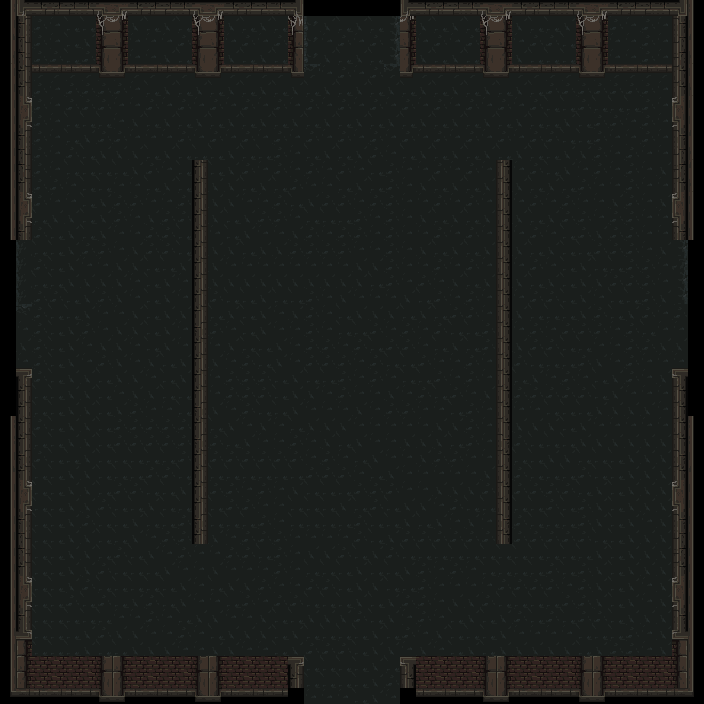

Below is a game level as drawn by its tile map, then a one-line description and the .tmx that defines it (tile-layer data replaced by summaries):
An orthogonal 44x44 tile map with 16x16 px tiles, 4 tile layers (флажки, пол, стены, проходящие_стены), 2 tilesets.

<map version="1.9" tiledversion="1.9.2" orientation="orthogonal" renderorder="right-down" width="44" height="44" tilewidth="16" tileheight="16" infinite="0" nextlayerid="8" nextobjectid="1">
 <tileset firstgid="1" source="mainlevbuild.tsx" />
 <tileset firstgid="2561" source="../../mainlevbuild.tsx" />
 <layer id="7" name="флажки" width="44" height="44">
  <data>[1936 cells, 18 non-empty, 2 distinct tile ids]</data>
 </layer>
 <layer id="1" name="пол" width="44" height="44">
  <data>[1936 cells, 1796 non-empty, 18 distinct tile ids]</data>
 </layer>
 <layer id="2" name="стены" width="44" height="44" opacity="0.99">
  <data>[1936 cells, 312 non-empty, 62 distinct tile ids]</data>
 </layer>
 <layer id="3" name="проходящие_стены" width="44" height="44">
  <data>[1936 cells, 72 non-empty, 14 distinct tile ids]</data>
 </layer>
</map>
